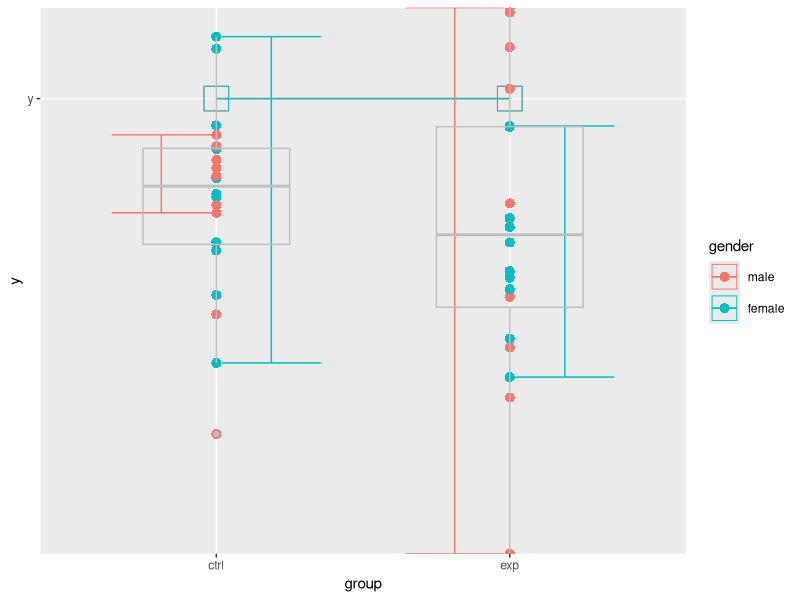

Recreate this plot in R.
library(plyr)
library(ggplot2)
library(Cairo)

group_names <- c('exp','ctrl')
true_effect <- 0

# simulate study with N participants (not all are included in analysis)
n <- 20 * 2

# alternate group
group  <- factor(rep_len(group_names, n))

# randomize age
age    <-  round(rgamma(n, 4, 0.5) + 18)

# randomize gender
gender <- factor(sample(0:1, n, replace=TRUE), labels=c("male", "female"))

# create data frame
allData <- data.frame(
  group  = group,
  age    = age,
  gender = gender,
  y      = scale(rnorm(n, 0, 1))
)

# get indices of all rows belonging to group1
indices <- which(allData$group == 'exp')

# add true effect to all values of group1
allData$y[indices] <- allData$y[indices] + true_effect 

dv <- 'y'

means <- aggregate(allData[,dv], by=allData[c("group","gender")], FUN=mean)

ggplot(allData, aes(x = group, y = y, colour = gender)) + 
  geom_point(data = means, mapping=aes(y = dv), shape = 0, size=8) +
  geom_point(shape=16, size=3) +
  geom_line(data = means, mapping=aes(y = dv, group = gender)) + 
  stat_boxplot(geom ='errorbar',geom_params = list(fill = "white", color = "steelblue"), stat_params = list(color="grey",width = 0.5)) +
  geom_boxplot(width=0.5, colour="grey", fill=NA)
